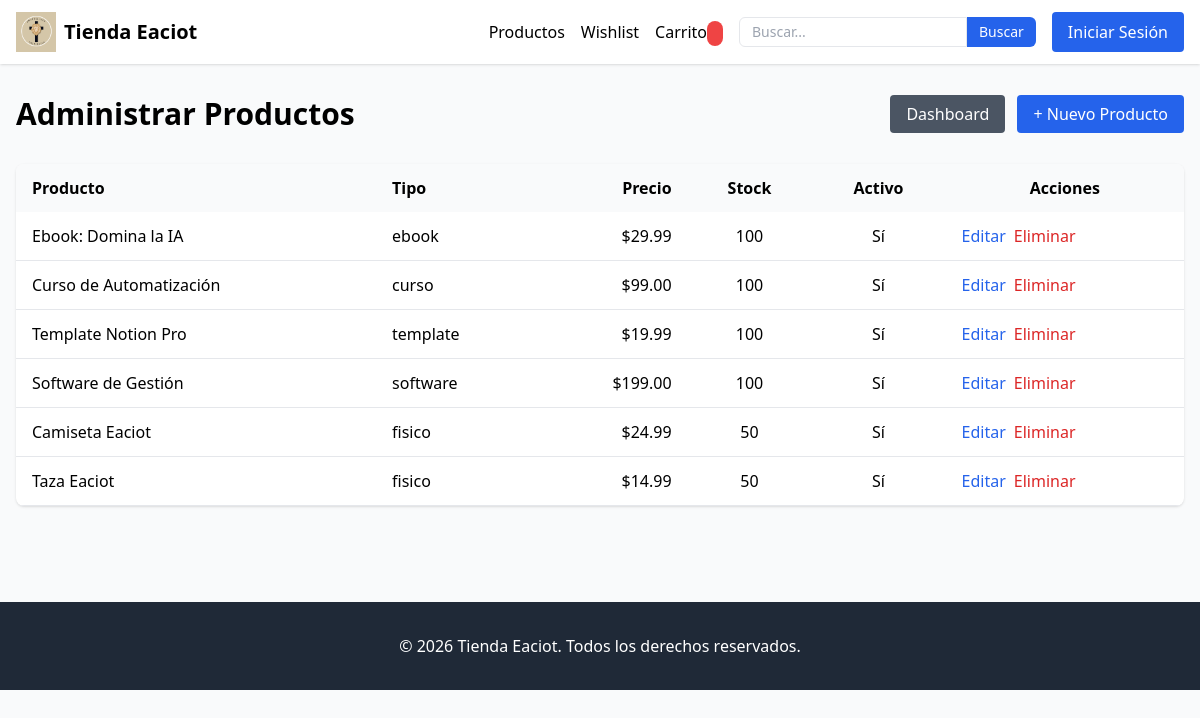
/admin/products/, run on the app's committed database.
### app/models/product.py (models this page shows)
class Product(Base):
    __tablename__ = "products"
    id = Column(String(36), primary_key=True, default=lambda: str(uuid.uuid4()))
    title = Column(String(255), nullable=False)
    description = Column(Text)
    price = Column(Numeric(10, 2), nullable=False)
    category_id = Column(String(36), ForeignKey("categories.id"))
    product_type = Column(String(20), nullable=False)  # ebook, curso, software, template, fisico
    image_url = Column(String)
    file_path = Column(String)
    weight = Column(Numeric(8, 2))
    is_active = Column(Boolean, default=True)
    stock = Column(Integer, default=-1)
    meta_title = Column(String(255))
    meta_description = Column(Text)
    created_at = Column(DateTime, default=datetime.utcnow)
    updated_at = Column(DateTime, default=datetime.utcnow, onupdate=datetime.utcnow)

### app/routers/admin_products.py (the view)
@router.get("/", response_class=HTMLResponse)
async def admin_products_list(request: Request, db: AsyncSession = Depends(get_db)):
    products = await product_service.get_products(db, active_only=False)
    categories = await product_service.get_categories(db)
    return templates.TemplateResponse(
        "admin/products.html",
        {"request": request, "products": products, "categories": categories},
    )

### app/templates/admin/products.html (shortened to what this page needs)
{% extends "base.html" %}
{% block content %}
<div class="flex justify-between items-center mb-8">
    <h1 class="text-3xl font-bold">Administrar Productos</h1>
    <div class="space-x-2">
        <a href="/admin/dashboard" class="bg-gray-600 text-white px-4 py-2 rounded">Dashboard</a>
        <a href="/admin/products/new" class="bg-blue-600 text-white px-4 py-2 rounded">+ Nuevo Producto</a>
    </div>
</div>
<div class="bg-white rounded-lg shadow overflow-hidden">
    <table class="w-full">
        <thead class="bg-gray-50">
            <tr>
                <th class="text-left py-3 px-4">Producto</th>
                <th class="text-left py-3 px-4">Tipo</th>
                <th class="text-right py-3 px-4">Precio</th>
                <th class="text-center py-3 px-4">Stock</th>
                <th class="text-center py-3 px-4">Activo</th>
                <th class="py-3 px-4">Acciones</th>
            </tr>
        </thead>
        <tbody>
            {% for product in products %}
            <tr class="border-b">
                <td class="py-3 px-4">{{ product.title }}</td>
                <td class="py-3 px-4">{{ product.product_type }}</td>
                <td class="text-right py-3 px-4">${{ product.price }}</td>
                <td class="text-center py-3 px-4">{{ product.stock }}</td>
                <td class="text-center py-3 px-4">{{ 'Sí' if product.is_active else 'No' }}</td>
                <td class="py-3 px-4">
                    <div class="flex space-x-2">
                        <a href="/admin/products/{{ product.id }}/edit" class="text-blue-600 hover:text-blue-800">Editar</a>
                        <form action="/admin/products/{{ product.id }}/delete" method="POST" onsubmit="return confirm('¿Eliminar producto?')">
                            <button type="submit" class="text-red-600 hover:text-red-800">Eliminar</button>
                        </form>
                    </div>
                </td>
            </tr>
            {% endfor %}
        </tbody>
    </table>
</div>
{% endblock %}

### app/templates/base.html (shortened to what this page needs)
<!DOCTYPE html>
<html lang="es">
<head>
    <script src="https://cdn.tailwindcss.com"></script>
</head>
<body class="bg-gray-50">
    <nav class="bg-white shadow">
        <div class="max-w-7xl mx-auto px-4">
            <div class="flex justify-between h-16">
                <div class="flex items-center">
                    <a href="/" class="flex items-center space-x-2">
                        <img src="/static/images/logo.png" alt="Tienda Eaciot" class="h-10 w-auto">
                        <span class="text-xl font-bold">Tienda Eaciot</span>
                    </a>
                </div>
                <div class="flex items-center space-x-4">
                    <a href="/products" class="hover:text-blue-600">Productos</a>
                    <a href="/wishlist/page" class="hover:text-blue-600">Wishlist</a>
                    <a href="/cart" class="hover:text-blue-600">Carrito <span id="cart-count" class="bg-red-500 text-white text-xs rounded-full px-2 py-1"></span></a>
                    <form action="/search" method="GET" class="flex">
                        <input type="text" name="q" placeholder="Buscar..." class="border rounded-l-md px-3 py-1 text-sm">
                        <button type="submit" class="bg-blue-600 text-white px-3 py-1 rounded-r-md text-sm">Buscar</button>
                    </form>
                    {% if user %}
                        <a href="/account" class="hover:text-blue-600">Mi Cuenta</a>
                        <a href="/loyalty/" class="hover:text-blue-600">Fidelidad</a>
                        <a href="/auth/logout" class="hover:text-red-600">Salir</a>
                    {% else %}
                        <a href="/auth/login" class="bg-blue-600 text-white px-4 py-2 rounded">Iniciar Sesión</a>
                    {% endif %}
                </div>
            </div>
        </div>
    </nav>
    <main class="max-w-7xl mx-auto px-4 py-8">
        {% block content %}{% endblock %}
    </main>
    <footer class="bg-gray-800 text-white py-8 mt-16">
        <div class="max-w-7xl mx-auto px-4 text-center">
            <p>&copy; 2026 Tienda Eaciot. Todos los derechos reservados.</p>
        </div>
    </footer>
</body>
</html>

### data on the page
Product: title "Ebook: Domina la IA", product_type "ebook", price "29.99", stock "100", is_active "Sí"
Product: title "Curso de Automatización", product_type "curso", price "99.00", stock "100", is_active "Sí"
Product: title "Template Notion Pro", product_type "template", price "19.99", stock "100", is_active "Sí"
Product: title "Software de Gestión", product_type "software", price "199.00", stock "100", is_active "Sí"
Product: title "Camiseta Eaciot", product_type "fisico", price "24.99", stock "50", is_active "Sí"
Product: title "Taza Eaciot", product_type "fisico", price "14.99", stock "50", is_active "Sí"
